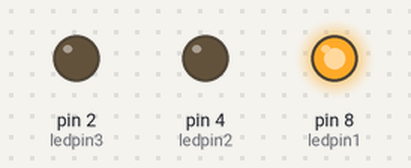
Simulated run of this sketch. Board: Arduino Uno, built with avr-gcc and run on an emulated ATmega328P. Parts: output pins drawn as LEDs (lit = HIGH).

Above: at 1.5 s.
At 4.5 s:
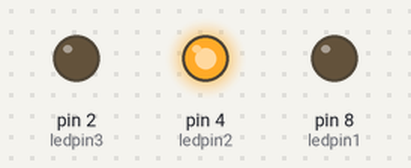
At 7.5 s:
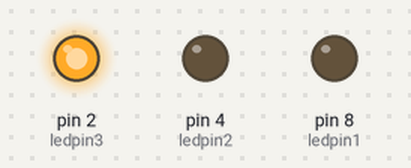
Timing chart, 0 to 11.7 s (numbered marks = the images above):
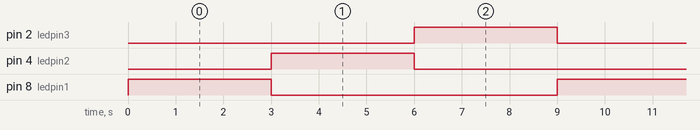

The sketch:

spectacular_juttuli1__1_.ino
```cpp
int ledpin1 = 8;
int ledpin2 = 4;
int ledpin3 = 2;
void setup()
{
  pinMode(ledpin1, OUTPUT);
  pinMode(ledpin2, OUTPUT);
  pinMode(ledpin3, OUTPUT);
}

void loop()
{
  digitalWrite(ledpin1, HIGH);
  delay(3000);
  digitalWrite(ledpin1, LOW);
  digitalWrite(ledpin2, HIGH);
  delay(3000);
  digitalWrite(ledpin2, LOW);
  digitalWrite(ledpin3, HIGH);
  delay(3000);
  digitalWrite(ledpin3, LOW);
}
```

Measured:
- by itself, pin 2 (ledpin3), pin 4 (ledpin2), pin 8 (ledpin1): alternates HIGH for 3.0 s and LOW for 6.0 s
- by itself, everything shown: repeats every 9.0 s, in 4 steps
